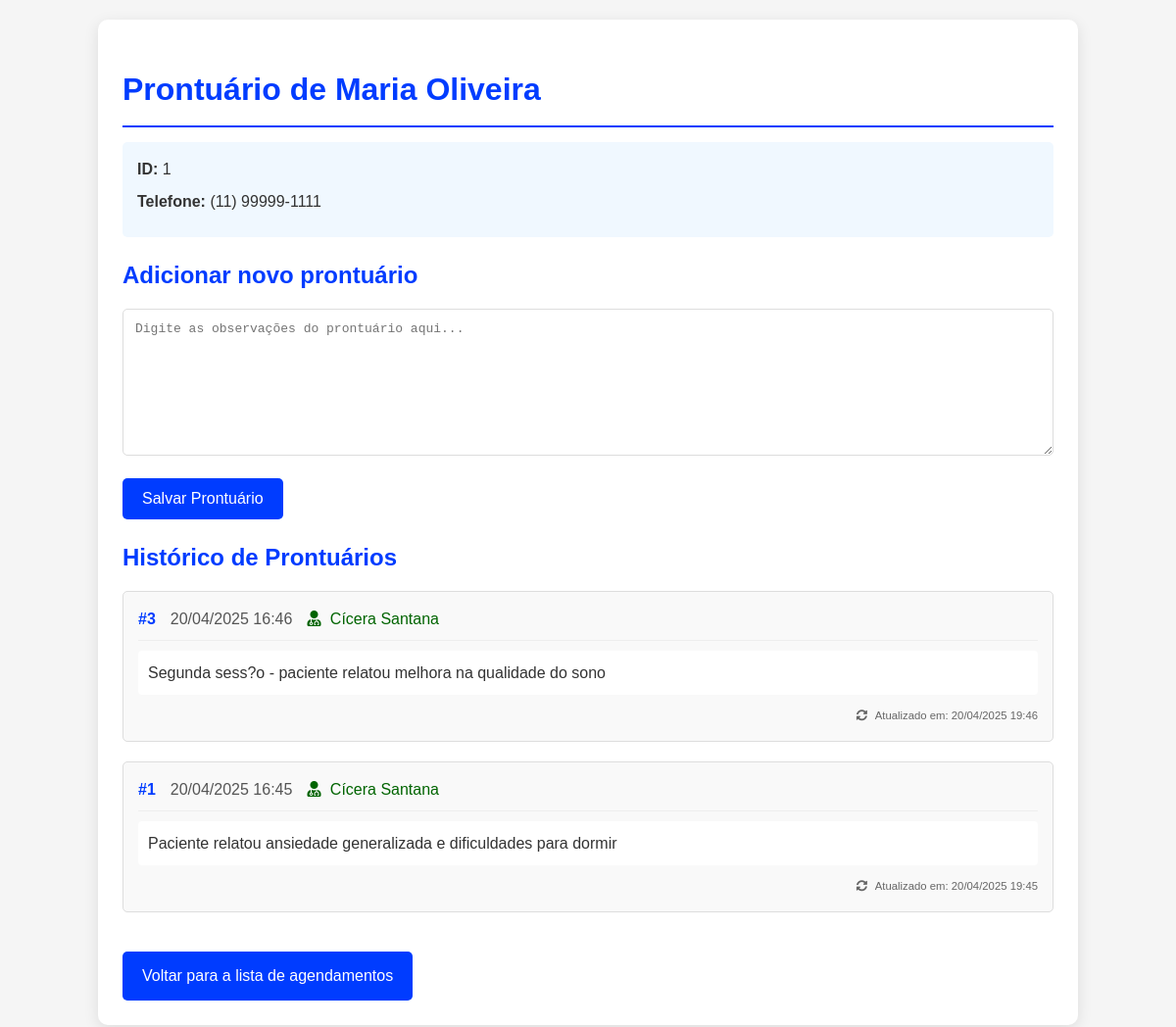
/prontuario.php?id_paciente=1 (signed in), run on the app's committed database.
### tables this page shows
CREATE TABLE `pacientes` (
  `id` int(11) NOT NULL,
  `nome` varchar(100) NOT NULL,
  `telefone` varchar(20) DEFAULT NULL,
  `email` varchar(100) DEFAULT NULL,
  `data_nascimento` date DEFAULT NULL,
  `created_at` timestamp NOT NULL DEFAULT current_timestamp()
);

CREATE TABLE `prontuarios` (
  `id_prontuario` int(11) NOT NULL,
  `data_criacao` datetime DEFAULT current_timestamp(),
  `id_paciente` int(11) NOT NULL,
  `id_profissional` int(11) NOT NULL,
  `observacoes` text DEFAULT NULL,
  `data_atualizacao` timestamp NOT NULL DEFAULT current_timestamp() ON UPDATE current_timestamp()
);

CREATE TABLE `profissionais` (
  `id` int(11) NOT NULL,
  `nome` varchar(100) NOT NULL,
  `usuario` varchar(50) NOT NULL,
  `senha` varchar(255) NOT NULL,
  `especialidade` varchar(100) DEFAULT NULL,
  `created_at` timestamp NOT NULL DEFAULT current_timestamp()
);

### prontuario.php (the view, shortened to what this page needs)
<?php
require 'includes/conexao.php';
$pdo->exec("SET NAMES 'utf8mb4'");
$pdo->exec("SET CHARACTER SET utf8mb4");
$pdo->exec("SET COLLATION_CONNECTION = 'utf8mb4_unicode_ci'");
$id_paciente = filter_input(INPUT_GET, 'id_paciente', FILTER_VALIDATE_INT, [
    'options' => ['min_range' => 1]
]);
try {
    $stmt = $pdo->prepare("SELECT id, nome, email, telefone, data_nascimento FROM pacientes WHERE id = ?");
    $stmt->execute([$id_paciente]);
    $paciente = $stmt->fetch(PDO::FETCH_ASSOC);
    $stmt = $pdo->prepare("
        SELECT p.id_prontuario, p.data_criacao, p.observacoes, p.data_atualizacao,
               ps.nome as profissional_nome
        FROM prontuarios p
        LEFT JOIN profissionais ps ON p.id_profissional = ps.id
        WHERE p.id_paciente = ?
        ORDER BY p.data_criacao DESC
    ");
    $stmt->execute([$id_paciente]);
    $prontuarios = $stmt->fetchAll(PDO::FETCH_ASSOC);
} catch (PDOException $e) {
    error_log("[" . date('Y-m-d H:i:s') . "] Erro no prontuário: " . $e->getMessage() . " em " . $e->getFile() . " linha " . $e->getLine());
    $erro = "Erro no sistema. Por favor, tente mais tarde. Código: " . uniqid();
}
?>
<!DOCTYPE html>
<html lang="pt-BR">
<head>
    <link rel="stylesheet" href="https://cdnjs.cloudflare.com/ajax/libs/font-awesome/5.15.4/css/all.min.css">
</head>
<body>
    <div class="container">
        <h1>Prontuário de <?= htmlspecialchars($paciente['nome'] ?? 'Paciente', ENT_QUOTES, 'UTF-8') ?></h1>
        <div class="paciente-info">
            <div class="info-item"><strong>ID:</strong> <?= htmlspecialchars($paciente['id'] ?? '', ENT_QUOTES, 'UTF-8') ?></div>
            <?php if (!empty($paciente['telefone'])): ?>
                <div class="info-item"><strong>Telefone:</strong> <?= htmlspecialchars($paciente['telefone'], ENT_QUOTES, 'UTF-8') ?></div>
            <?php endif; ?>
        </div>
        <h2>Adicionar novo prontuário</h2>
        <form method="POST" action="">
            <textarea name="observacoes" placeholder="Digite as observações do prontuário aqui..."
                     required rows="6"><?= isset($_POST['observacoes']) ? htmlspecialchars($_POST['observacoes'], ENT_QUOTES, 'UTF-8') : '' ?></textarea>
            <button type="submit" name="adicionar_prontuario" class="btn">Salvar Prontuário</button>
        </form>
        <h2>Histórico de Prontuários</h2>
        <?php if (!empty($prontuarios)): ?>
            <?php foreach ($prontuarios as $prontuario): ?>
                <div class="prontuario-item">
                    <div class="prontuario-header">
                        <span class="prontuario-id">#<?= htmlspecialchars($prontuario['id_prontuario'], ENT_QUOTES, 'UTF-8') ?></span>
                        <span class="prontuario-date">
                            <?= date('d/m/Y H:i', strtotime($prontuario['data_criacao'])) ?>
                        </span>
                        <?php if (!empty($prontuario['profissional_nome'])): ?>
                            <span class="prontuario-professional">
                                <i class="fas fa-user-md"></i> <?= htmlspecialchars($prontuario['profissional_nome'], ENT_QUOTES, 'UTF-8') ?>
                            </span>
                        <?php endif; ?>
                    </div>
                    <div class="prontuario-content">
                        <?= nl2br(htmlspecialchars($prontuario['observacoes'], ENT_QUOTES, 'UTF-8')) ?>
                    </div>
                    <?php if ($prontuario['data_criacao'] != $prontuario['data_atualizacao']): ?>
                        <div class="prontuario-footer">
                            <small>
                                <i class="fas fa-sync-alt"></i> Atualizado em:
                                <?= date('d/m/Y H:i', strtotime($prontuario['data_atualizacao'])) ?>
                            </small>
                        </div>
                    <?php endif; ?>
                </div>
            <?php endforeach; ?>
        <?php else: ?>
            <div class="alert info">
                <i class="fas fa-info-circle"></i> Nenhum prontuário registrado para este paciente.
            </div>
        <?php endif; ?>
        <a href="sistema.php" class="btn voltar-btn">Voltar para a lista de agendamentos</a>
    </div>
</body>
</html>

### prontuario.php (style rules this page uses)
* { box-sizing: border-box; }
body { font-family: 'Arial', sans-serif; margin: 0; padding: 20px; background-color: #f5f5f5; color: #333; line-height: 1.6; }
.container { max-width: 1000px; margin: 0 auto; background: white; padding: 25px; border-radius: 10px; box-shadow: 0 4px 15px rgba(0, 0, 0, 0.1); }
h1, h2 { color: #003cff; margin-bottom: 15px; }
h1 { border-bottom: 2px solid #003cff; padding-bottom: 10px; }
.prontuario-item { margin-bottom: 20px; padding: 15px; border: 1px solid #ddd; border-radius: 5px; background-color: #f9f9f9; }
.prontuario-header { display: flex; flex-wrap: wrap; gap: 15px; align-items: center; margin-bottom: 10px; padding-bottom: 8px; border-bottom: 1px solid #eee; }
.prontuario-content { padding: 10px; background: white; border-radius: 4px; }
.prontuario-footer { margin-top: 10px; font-size: 0.85em; color: #666; text-align: right; }
.prontuario-id { font-weight: bold; color: #003cff; }
.prontuario-date { color: #555; }
.prontuario-professional { color: #006400; }
textarea { width: 100%; padding: 12px; border: 1px solid #ddd; border-radius: 5px; font-size: 1em; min-height: 150px; margin-bottom: 15px; }
.btn { background-color: #003cff; color: white; border: none; padding: 12px 20px; border-radius: 5px; cursor: pointer; font-size: 1em; transition: all 0.3s ease; display: inline-block; text-decoration: none; }
.voltar-btn { margin-top: 20px; display: inline-block; }
.paciente-info { background: #f0f8ff; padding: 15px; border-radius: 5px; margin-bottom: 20px; }
.info-item { margin-bottom: 8px; }
.fas { margin-right: 5px; }

### data on the page
pacientes: nome "Maria Oliveira", id "1", telefone "(11) 99999-1111"
prontuarios: id_prontuario "3", data_criacao "20/04/2025 16:46", id_profissional.nome "Cícera Santana", observacoes "Segunda sess?o - paciente relatou melhora na qualidade do sono", data_atualizacao "20/04/2025 19:46"
prontuarios: id_prontuario "1", data_criacao "20/04/2025 16:45", id_profissional.nome "Cícera Santana", observacoes "Paciente relatou ansiedade generalizada e dificuldades para dormir", data_atualizacao "20/04/2025 19:45"
